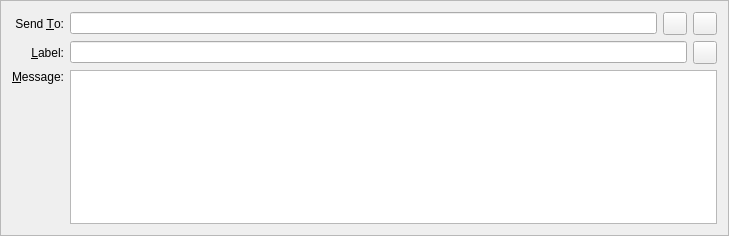
<?xml version="1.0" encoding="UTF-8"?>
<ui version="4.0">
 <class>SendMessagesEntry</class>
 <widget class="QFrame" name="SendMessagesEntry">
  <property name="geometry">
   <rect>
    <x>0</x>
    <y>0</y>
    <width>729</width>
    <height>236</height>
   </rect>
  </property>
  <property name="windowTitle">
   <string>Form</string>
  </property>
  <property name="styleSheet">
   <string notr="true"/>
  </property>
  <property name="frameShape">
   <enum>QFrame::StyledPanel</enum>
  </property>
  <property name="frameShadow">
   <enum>QFrame::Sunken</enum>
  </property>
  <layout class="QGridLayout" name="gridLayout">
   <item row="2" column="0">
    <widget class="QLabel" name="messageLabel">
     <property name="text">
      <string>&amp;Message:</string>
     </property>
     <property name="alignment">
      <set>Qt::AlignRight|Qt::AlignTop|Qt::AlignTrailing</set>
     </property>
     <property name="buddy">
      <cstring>messageText</cstring>
     </property>
    </widget>
   </item>
   <item row="1" column="1">
    <layout class="QHBoxLayout" name="horizontalLayout_5">
     <item>
      <widget class="QValidatedLineEdit" name="addAsLabel">
       <property name="enabled">
        <bool>true</bool>
       </property>
       <property name="toolTip">
        <string>Enter a label for this address to add it to your address book</string>
       </property>
      </widget>
     </item>
     <item>
      <widget class="QToolButton" name="deleteButton">
       <property name="toolTip">
        <string>Remove this recipient</string>
       </property>
       <property name="text">
        <string/>
       </property>
       <property name="icon">
        <iconset resource="../bitcoin.qrc">
         <normaloff>:/icons/remove</normaloff>:/icons/remove</iconset>
       </property>
      </widget>
     </item>
    </layout>
   </item>
   <item row="2" column="1">
    <widget class="QValidatedTextEdit" name="messageText">
     <property name="mouseTracking">
      <bool>true</bool>
     </property>
     <property name="focusPolicy">
      <enum>Qt::WheelFocus</enum>
     </property>
     <property name="tabChangesFocus">
      <bool>false</bool>
     </property>
    </widget>
   </item>
   <item row="0" column="0">
    <widget class="QLabel" name="label_2">
     <property name="text">
      <string>Send &amp;To:</string>
     </property>
     <property name="alignment">
      <set>Qt::AlignRight|Qt::AlignTrailing|Qt::AlignVCenter</set>
     </property>
     <property name="buddy">
      <cstring>sendTo</cstring>
     </property>
    </widget>
   </item>
   <item row="0" column="1">
    <layout class="QHBoxLayout" name="sendToLayout">
     <item>
      <widget class="QValidatedLineEdit" name="sendTo">
       <property name="toolTip">
        <string>The address to send the payment to  (e.g. dZFKfe559tX7LA8BDMeiPH3C8DbpTJ92Y8:dZv7b41skzqG8cj2d5S56MG1hVQbcK8jMoorX8Wdmf5v)</string>
       </property>
       <property name="maxLength">
        <number>79</number>
       </property>
      </widget>
     </item>
     <item>
      <widget class="QToolButton" name="addressBookButton">
       <property name="toolTip">
        <string>Choose address from address book</string>
       </property>
       <property name="text">
        <string/>
       </property>
       <property name="icon">
        <iconset resource="../bitcoin.qrc">
         <normaloff>:/icons/address-book</normaloff>:/icons/address-book</iconset>
       </property>
       <property name="shortcut">
        <string>Alt+A</string>
       </property>
      </widget>
     </item>
     <item>
      <widget class="QToolButton" name="pasteButton">
       <property name="toolTip">
        <string>Paste address from clipboard</string>
       </property>
       <property name="text">
        <string/>
       </property>
       <property name="icon">
        <iconset resource="../bitcoin.qrc">
         <normaloff>:/icons/editpaste</normaloff>:/icons/editpaste</iconset>
       </property>
       <property name="shortcut">
        <string>Alt+P</string>
       </property>
      </widget>
     </item>
    </layout>
   </item>
   <item row="1" column="0">
    <widget class="QLabel" name="label_4">
     <property name="text">
      <string>&amp;Label:</string>
     </property>
     <property name="alignment">
      <set>Qt::AlignRight|Qt::AlignTrailing|Qt::AlignVCenter</set>
     </property>
     <property name="buddy">
      <cstring>addAsLabel</cstring>
     </property>
    </widget>
   </item>
  </layout>
 </widget>
 <customwidgets>
  <customwidget>
   <class>QValidatedLineEdit</class>
   <extends>QLineEdit</extends>
   <header>qt/qvalidatedlineedit.h</header>
  </customwidget>
  <customwidget>
   <class>QValidatedTextEdit</class>
   <extends>QPlainTextEdit</extends>
   <header>qt/qvalidatedtextedit.h</header>
  </customwidget>
 </customwidgets>
 <resources>
  <include location="../bitcoin.qrc"/>
 </resources>
 <connections/>
</ui>
